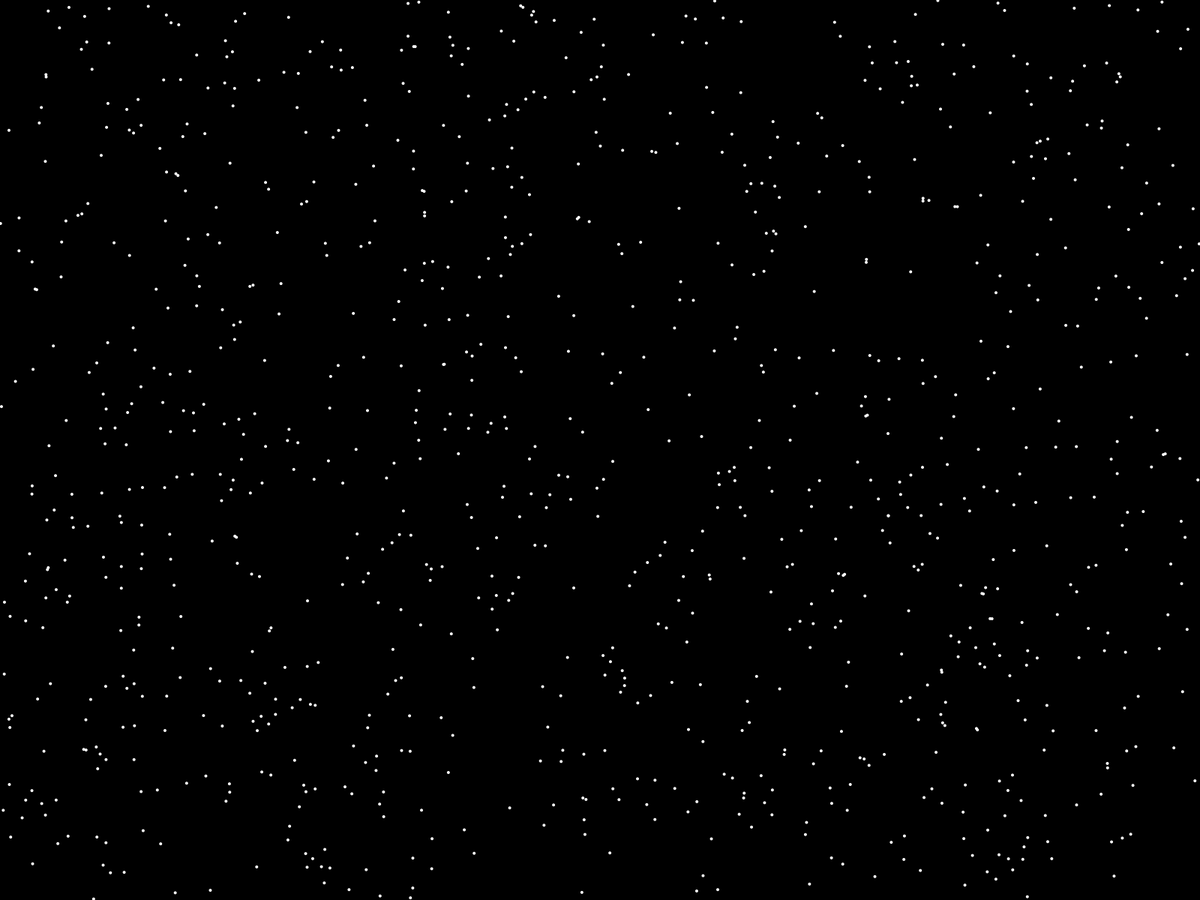
Frame 1 (no input)
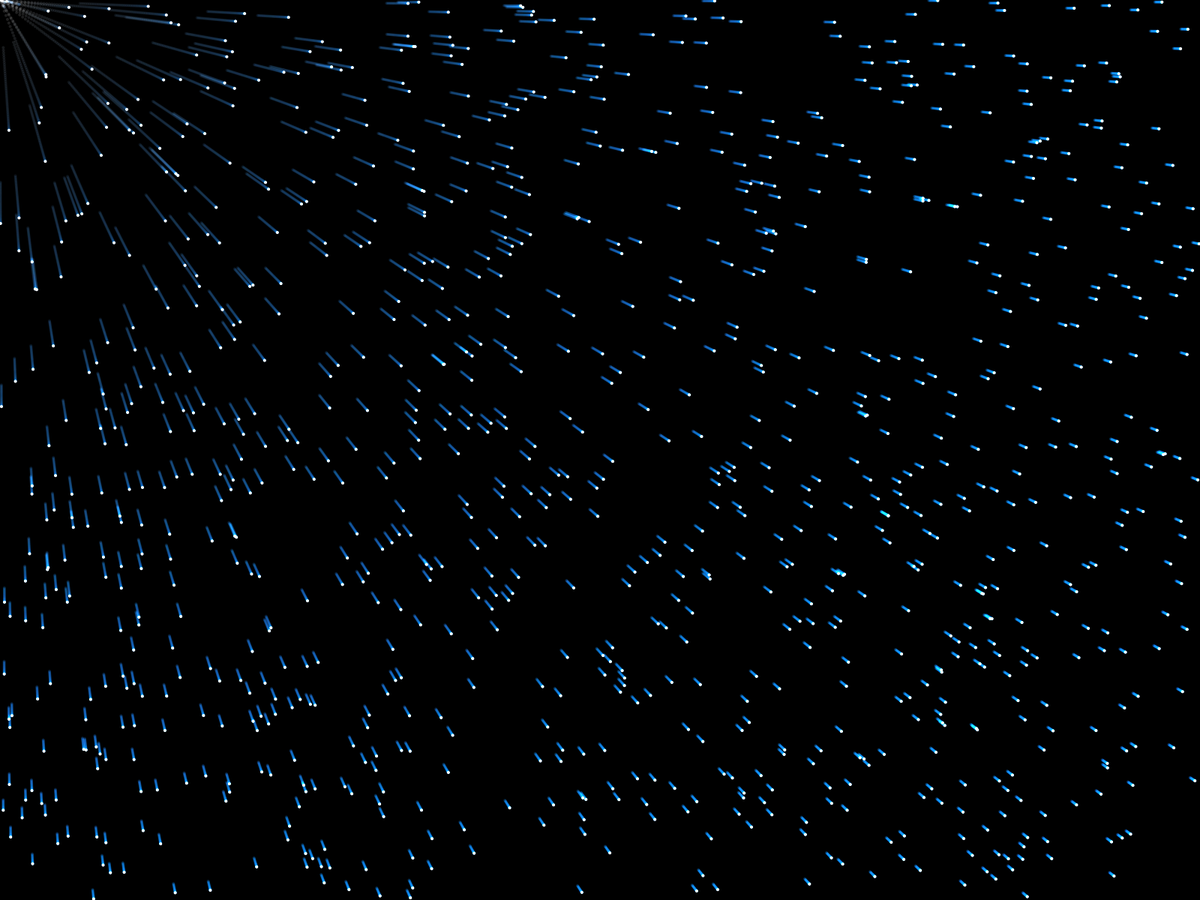
Frame 60 (the mouse pressed at the canvas centre just before this capture)
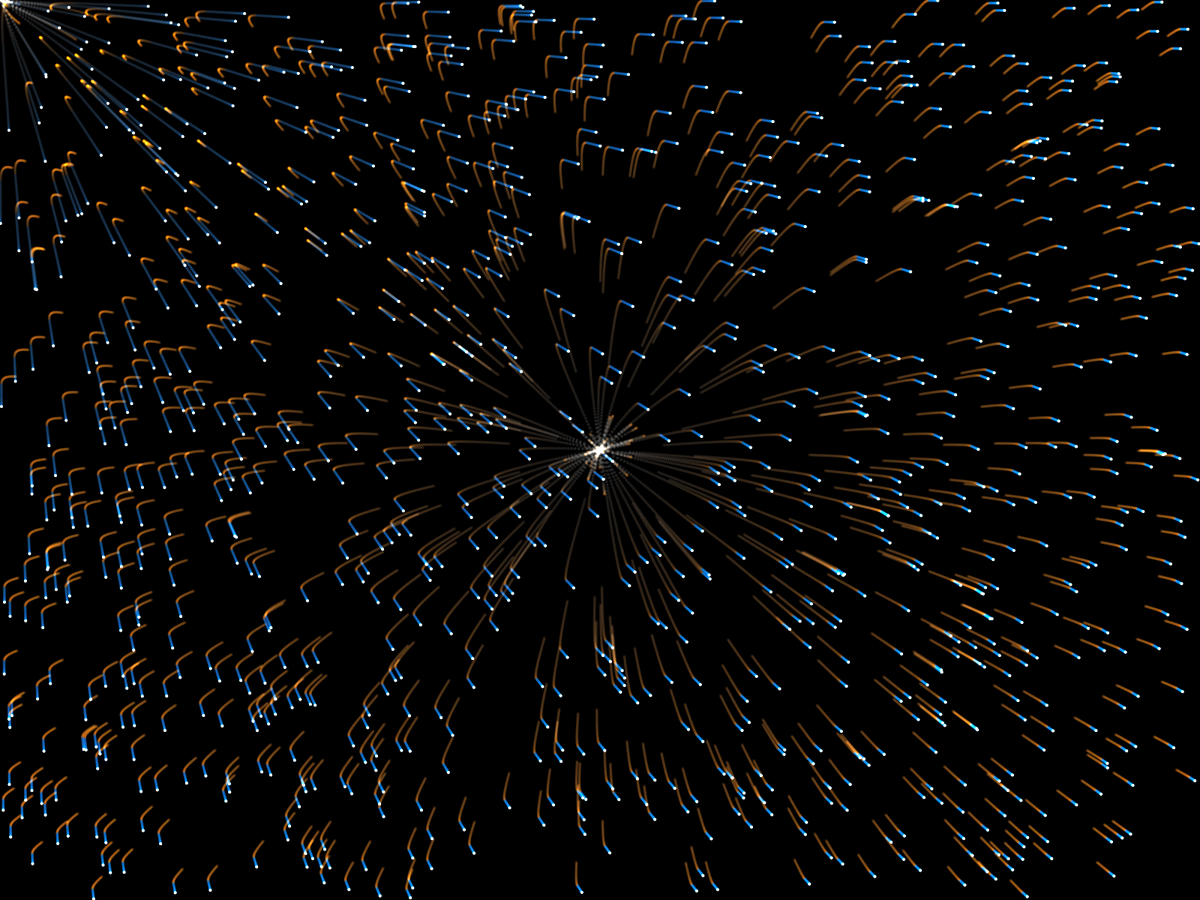
Frame 120 (the mouse held since frame 60 and released just before this capture)

The Processing sketch that drew these frames (run headless with seeded random() and noise(); from frame 60 on, the mouse is pressed at the canvas centre):

// Processing sketch: Attraction
// ── Attraction.pde
float Attraction = 20;
Dot[] Dots;
int AmountOfDots;
boolean Col = false;

void setup() {
  fullScreen();
  AmountOfDots = 1000;
  Dots = new Dot[AmountOfDots];
  for (int i = 0; i < AmountOfDots; i++) {
    Dots[i] = new Dot(random(width), random(height), 2);
  }
  background(0);
}

void draw() {
  fill(0);
  rect(0,0,width,height);
  for (int i = 0; i < AmountOfDots; i++) {
    Dots[i].Show();
    Dots[i].Update();
  }
}

void mousePressed() {
  Col = !Col;
}

// ── Dot_Class.pde
class Dot {
  PVector Position;
  PVector Velocity;
  PVector Acceleration;
  float Radius;
  color Colour;

  Dot(float X, float Y, float radius) {
    Position = new PVector(X, Y);
    Velocity = new PVector(0, 0);
    Acceleration = new PVector(0, 0);
    Radius = radius;
    Colour = color(255);
    blendMode(ADD);
  }

  void Show() {
    fill(Colour);
    ellipse(Position.x, Position.y, Radius*2, Radius*2);
  }

  void Update() {
    float DistanceSQ = sq(mouseX-Position.x) + sq(mouseY-Position.y);
    if (DistanceSQ > 25) {
      Acceleration = new PVector(Attraction*(mouseX-Position.x) / DistanceSQ, Attraction*(mouseY-Position.y) / DistanceSQ);
    }
    Velocity.add(Acceleration);
    Velocity.mult(0.95);
    Position.add(Velocity);
    Acceleration.mult(0);
    float r, g, b = 0;
    float Vel = dist(0, 0, Velocity.x, Velocity.y);
    if (Col) {
      r = map(Vel, 0, 5, 128, 255);
      g = map(Vel, 0, 5, 64, 255);
      b = map(Vel, 0, 5, 0, 255);
    } else {
      r = map(Vel, 0, 5, 0, 255);
      g = map(Vel, 0, 5, 64, 255);
      b = map(Vel, 0, 5, 128, 255);
    }
    Colour = color(r, g, b, 32);
  }
}
